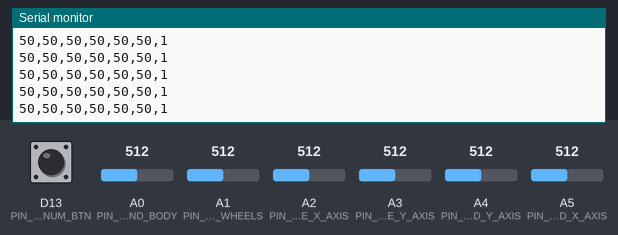
A program run on a simulated Adafruit Feather M0. Shown: the last lines printed to the serial monitor. The test bench sets the inputs (shaded band); at power-on: A0 (PIN_EXTEND_BODY) = 512, A1 (PIN_EXTEND_WHEELS) = 512, A2 (PIN_DRIVE_X_AXIS) = 512, A3 (PIN_DRIVE_Y_AXIS) = 512, A4 (PIN_HEAD_Y_AXIS) = 512, A5 (PIN_HEAD_X_AXIS) = 512, D13 (PIN_MECANUM_BTN) HIGH. No radio packets arrive unless stated.

Above: at 2.7 s.
2.8 s: A0 (PIN_EXTEND_BODY) set to 716
At 2.92 s:
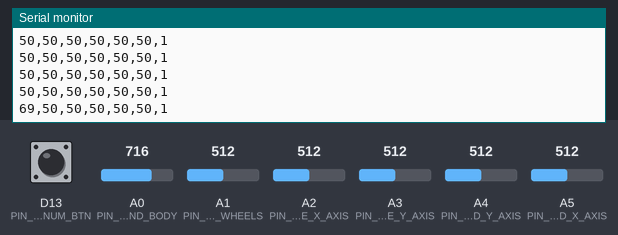
4.3 s: A1 (PIN_EXTEND_WHEELS) set to 716
At 4.35 s:
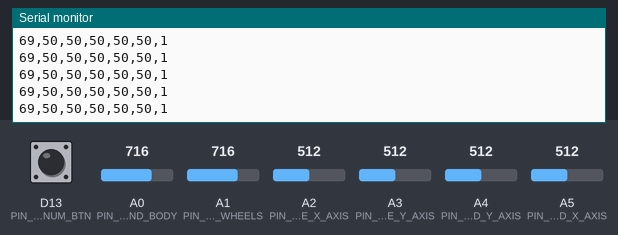
5.8 s: A2 (PIN_DRIVE_X_AXIS) set to 716
At 5.85 s:
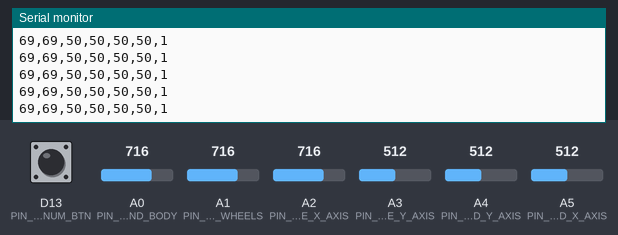
7.3 s: A3 (PIN_DRIVE_Y_AXIS) set to 716
At 7.34 s:
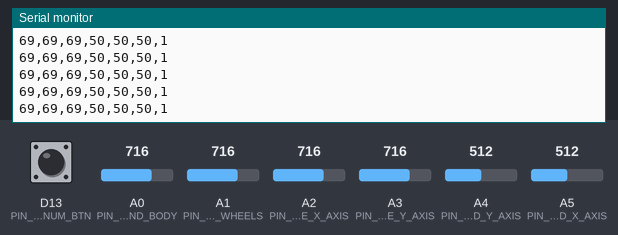
8.8 s: A4 (PIN_HEAD_Y_AXIS) set to 716
At 8.84 s:
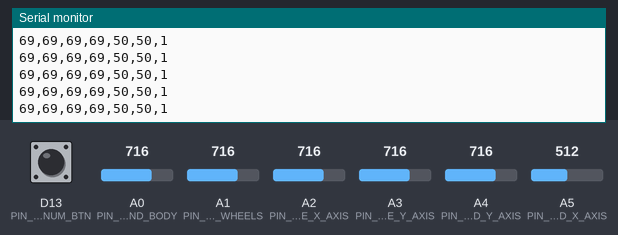
10.3 s: A5 (PIN_HEAD_X_AXIS) set to 716
At 10.34 s:
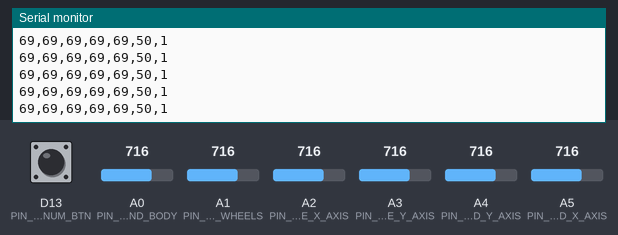

Measured:
- after the input at 2.8 s, the serial monitor: prints a new line after 0.06 s (image 1)

The program:

main.cpp
````cpp
#include <SPI.h>
#include <RH_RF95.h>
#include <Adafruit_SleepyDog.h>

// Desired LoRa frequency in MHz
// 433.0, 868.0, 915.0
#define RF95_FREQ           900.0
#define RF95_TX_POWER       23 // dBm
#define RF95_PACKET_SIZE    100
// Radio Pins
// ref: https://github.com/adafruit/Adafruit-Feather-M0-RFM-LoRa-PCB/blob/master/Adafruit%20Feather%20M0%20RFM9x%20Pinout.pdf
#define PIN_RFM95_CS        8
#define PIN_RFM95_INT       3
#define PIN_RFM95_RST       4
// Button Pins
#define PIN_MECANUM_BTN     13
// Potentiometer Pins
#define PIN_EXTEND_BODY     A0
#define PIN_EXTEND_WHEELS   A1
#define PIN_DRIVE_X_AXIS    A2
#define PIN_DRIVE_Y_AXIS    A3
#define PIN_HEAD_Y_AXIS     A4
#define PIN_HEAD_X_AXIS     A5

/*
  Driver to send and receive unaddressed, unreliable datagrams via a LoRa capable radio transceiver
  ref: https://www.airspayce.com/mikem/arduino/RadioHead/classRH__RF95.html
*/
RH_RF95 rf95(PIN_RFM95_CS, PIN_RFM95_INT);

int extBody = 0;
int extWheels = 0;
int driveX = 0;
int driveY = 0;
int headY = 0;
int headX = 0;
int btnPress = 0;
char radiopacket[RF95_PACKET_SIZE] = {0};
std::size_t sendLen = 0;

/**
 * @brief Reads the analog value from a specified pin and scales it to a percentage.
 *
 * This function reads the analog input from the given pin, which is expected to
 * return a value in the range of 0 to 1023. The value is then scaled to a percentage
 * (0 to 99) and returned.
 *
 * Integer division in C++ truncates the result, discarding any fractional part.
 *  - The maximum value of `analogRead(pin)` is `1023`. Substituting this into the formula:
 *    ```cpp
 *    value = (1023 * 100) / 1024;
 *    ```
 *  - This evaluates to `99`, not `100`, because of the truncation in integer division.
 *
 * @param pin The analog pin number to read from.
 * @return int The scaled percentage value (0 to 99) based on the analog input.
 */
int readPotentiometer(int pin) {
  int value = (analogRead(pin) * 100) / 1024;
  return value;
}

void setup() {
  pinMode(PIN_RFM95_RST, OUTPUT);
  pinMode(PIN_MECANUM_BTN, INPUT_PULLUP);
  digitalWrite(PIN_RFM95_RST, HIGH);

  Serial.begin(115200);
  delay(1500);
  // manual reset
  // digitalWrite(PIN_RFM95_RST, LOW);
  // delay(10);
  // digitalWrite(PIN_RFM95_RST, HIGH);
  // delay(10);
  while (!rf95.init()) {
    Serial.println("LoRa radio init failed");
    Serial.println("Uncomment '#define SERIAL_DEBUG' in RH_RF95.cpp for detailed debug info");
    Watchdog.sleep();
  }
  // Defaults after init are 434.0MHz, modulation GFSK_Rb250Fd250, +13dbM
  if (!rf95.setFrequency(RF95_FREQ)) {
    Serial.println("setFrequency failed");
    Watchdog.sleep();
  }
  rf95.setTxPower(RF95_TX_POWER, false);
  Serial.println(String("Mini B2EMO Controller w/LoRa at ") + RF95_FREQ + String(" MHz ") + RF95_TX_POWER + String(" dBm"));
}

void loop() {
  // Read the button and potentiometer values
  btnPress = digitalRead(PIN_MECANUM_BTN);
  extBody = readPotentiometer(PIN_EXTEND_BODY);
  extWheels = readPotentiometer(PIN_EXTEND_WHEELS);
  driveX = readPotentiometer(PIN_DRIVE_X_AXIS);
  driveY = readPotentiometer(PIN_DRIVE_Y_AXIS);
  headY = readPotentiometer(PIN_HEAD_Y_AXIS);
  headX = readPotentiometer(PIN_HEAD_X_AXIS);

  // Format the radiopacket
  snprintf(radiopacket, RF95_PACKET_SIZE, "%d,%d,%d,%d,%d,%d,%d", extBody, extWheels, driveX, driveY, headY, headX, btnPress);
  Serial.println(radiopacket);
  sendLen = strlen(radiopacket);

  // Send the packet
  rf95.send((uint8_t *)radiopacket, sendLen);
  rf95.waitPacketSent();
  delay(10);
}
````
